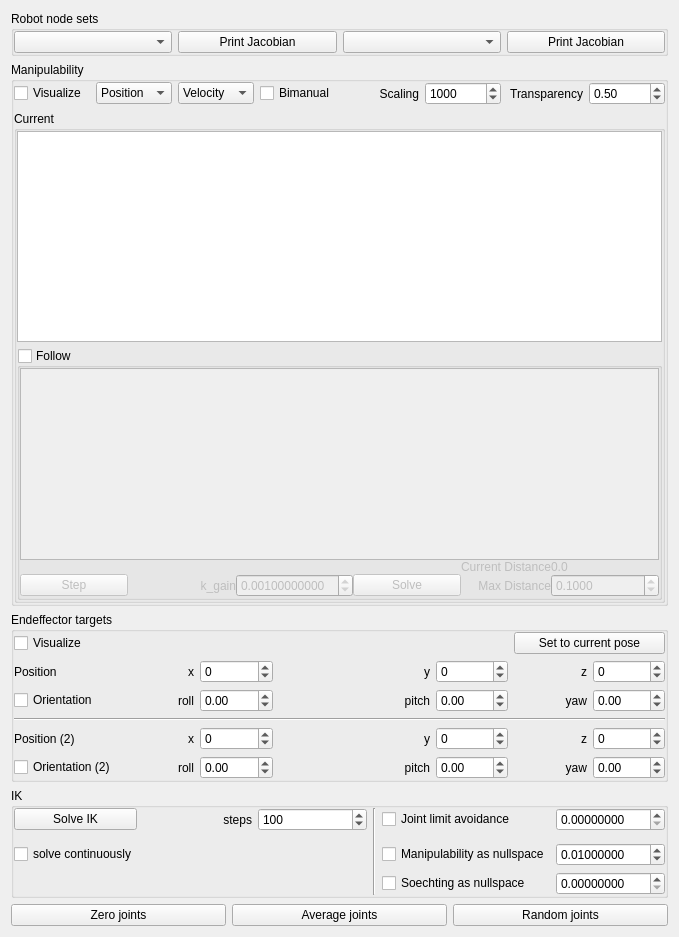
<?xml version="1.0" encoding="UTF-8"?>
<ui version="4.0">
 <class>DiffIKWidget</class>
 <widget class="QWidget" name="DiffIKWidget">
  <property name="geometry">
   <rect>
    <x>0</x>
    <y>0</y>
    <width>679</width>
    <height>937</height>
   </rect>
  </property>
  <property name="windowTitle">
   <string>Form</string>
  </property>
  <layout class="QVBoxLayout" name="verticalLayout">
   <item>
    <widget class="QGroupBox" name="groupBox">
     <property name="title">
      <string>Robot node sets</string>
     </property>
     <layout class="QHBoxLayout" name="horizontalLayout_2">
      <property name="leftMargin">
       <number>0</number>
      </property>
      <property name="topMargin">
       <number>0</number>
      </property>
      <property name="rightMargin">
       <number>0</number>
      </property>
      <property name="bottomMargin">
       <number>0</number>
      </property>
      <item>
       <widget class="QComboBox" name="comboBoxRNS"/>
      </item>
      <item>
       <widget class="QPushButton" name="printJacobianButton">
        <property name="text">
         <string>Print Jacobian</string>
        </property>
       </widget>
      </item>
      <item>
       <widget class="QComboBox" name="comboBoxRNS2"/>
      </item>
      <item>
       <widget class="QPushButton" name="printJacobian2Button">
        <property name="text">
         <string>Print Jacobian</string>
        </property>
       </widget>
      </item>
     </layout>
    </widget>
   </item>
   <item>
    <widget class="QGroupBox" name="manipulabilityBox">
     <property name="title">
      <string>Manipulability</string>
     </property>
     <layout class="QVBoxLayout" name="verticalLayout_4">
      <property name="leftMargin">
       <number>0</number>
      </property>
      <property name="topMargin">
       <number>0</number>
      </property>
      <property name="rightMargin">
       <number>0</number>
      </property>
      <property name="bottomMargin">
       <number>0</number>
      </property>
      <item>
       <layout class="QHBoxLayout" name="horizontalLayout">
        <item>
         <widget class="QCheckBox" name="checkBoxVisManip">
          <property name="text">
           <string>Visualize</string>
          </property>
         </widget>
        </item>
        <item>
         <widget class="QComboBox" name="comboBoxManip">
          <item>
           <property name="text">
            <string>Position</string>
           </property>
          </item>
          <item>
           <property name="text">
            <string>Rotation</string>
           </property>
          </item>
          <item>
           <property name="text">
            <string>Whole</string>
           </property>
          </item>
         </widget>
        </item>
        <item>
         <widget class="QComboBox" name="comboBoxManipType">
          <item>
           <property name="text">
            <string>Velocity</string>
           </property>
          </item>
          <item>
           <property name="text">
            <string>Force</string>
           </property>
          </item>
         </widget>
        </item>
        <item>
         <widget class="QCheckBox" name="checkBoxBimanual">
          <property name="text">
           <string>Bimanual</string>
          </property>
         </widget>
        </item>
        <item>
         <widget class="QLabel" name="label_2">
          <property name="text">
           <string>Scaling</string>
          </property>
          <property name="alignment">
           <set>Qt::AlignRight|Qt::AlignTrailing|Qt::AlignVCenter</set>
          </property>
         </widget>
        </item>
        <item>
         <widget class="QSpinBox" name="elliosoidScaling">
          <property name="minimum">
           <number>1</number>
          </property>
          <property name="maximum">
           <number>10000</number>
          </property>
          <property name="value">
           <number>1000</number>
          </property>
         </widget>
        </item>
        <item>
         <widget class="QLabel" name="label">
          <property name="text">
           <string>Transparency</string>
          </property>
          <property name="alignment">
           <set>Qt::AlignRight|Qt::AlignTrailing|Qt::AlignVCenter</set>
          </property>
         </widget>
        </item>
        <item>
         <widget class="QDoubleSpinBox" name="ellipsoidTransparency">
          <property name="maximum">
           <double>1.000000000000000</double>
          </property>
          <property name="singleStep">
           <double>0.010000000000000</double>
          </property>
          <property name="value">
           <double>0.500000000000000</double>
          </property>
         </widget>
        </item>
       </layout>
      </item>
      <item>
       <widget class="QGroupBox" name="groupBox_3">
        <property name="title">
         <string>Current</string>
        </property>
        <layout class="QVBoxLayout" name="verticalLayout_3">
         <property name="leftMargin">
          <number>0</number>
         </property>
         <property name="topMargin">
          <number>0</number>
         </property>
         <property name="rightMargin">
          <number>0</number>
         </property>
         <property name="bottomMargin">
          <number>0</number>
         </property>
         <item>
          <widget class="QTextBrowser" name="currentManipulability"/>
         </item>
         <item>
          <widget class="QGroupBox" name="followBox">
           <property name="title">
            <string>Follow</string>
           </property>
           <property name="checkable">
            <bool>true</bool>
           </property>
           <property name="checked">
            <bool>false</bool>
           </property>
           <layout class="QVBoxLayout" name="verticalLayout_2">
            <property name="spacing">
             <number>0</number>
            </property>
            <property name="leftMargin">
             <number>0</number>
            </property>
            <property name="topMargin">
             <number>0</number>
            </property>
            <property name="rightMargin">
             <number>0</number>
            </property>
            <property name="bottomMargin">
             <number>0</number>
            </property>
            <item>
             <widget class="QTextEdit" name="followManipulability"/>
            </item>
            <item>
             <layout class="QGridLayout" name="gridLayout_2">
              <item row="1" column="0">
               <widget class="QPushButton" name="stepButton">
                <property name="text">
                 <string>Step</string>
                </property>
               </widget>
              </item>
              <item row="1" column="6">
               <widget class="QLabel" name="label_9">
                <property name="text">
                 <string>Max Distance</string>
                </property>
                <property name="alignment">
                 <set>Qt::AlignRight|Qt::AlignTrailing|Qt::AlignVCenter</set>
                </property>
               </widget>
              </item>
              <item row="1" column="5">
               <widget class="QPushButton" name="solveButton">
                <property name="text">
                 <string>Solve</string>
                </property>
               </widget>
              </item>
              <item row="0" column="7">
               <widget class="QLabel" name="currentDistance">
                <property name="sizePolicy">
                 <sizepolicy hsizetype="Preferred" vsizetype="Preferred">
                  <horstretch>0</horstretch>
                  <verstretch>0</verstretch>
                 </sizepolicy>
                </property>
                <property name="text">
                 <string>0.0</string>
                </property>
               </widget>
              </item>
              <item row="1" column="1">
               <widget class="QLabel" name="label_8">
                <property name="text">
                 <string>k_gain</string>
                </property>
                <property name="alignment">
                 <set>Qt::AlignRight|Qt::AlignTrailing|Qt::AlignVCenter</set>
                </property>
               </widget>
              </item>
              <item row="1" column="7">
               <widget class="QDoubleSpinBox" name="maxDistance">
                <property name="decimals">
                 <number>4</number>
                </property>
                <property name="maximum">
                 <double>1.000000000000000</double>
                </property>
                <property name="singleStep">
                 <double>0.010000000000000</double>
                </property>
                <property name="value">
                 <double>0.100000000000000</double>
                </property>
               </widget>
              </item>
              <item row="0" column="6">
               <widget class="QLabel" name="label_3">
                <property name="sizePolicy">
                 <sizepolicy hsizetype="Fixed" vsizetype="Preferred">
                  <horstretch>0</horstretch>
                  <verstretch>0</verstretch>
                 </sizepolicy>
                </property>
                <property name="text">
                 <string>Current Distance</string>
                </property>
                <property name="alignment">
                 <set>Qt::AlignRight|Qt::AlignTrailing|Qt::AlignVCenter</set>
                </property>
               </widget>
              </item>
              <item row="1" column="2">
               <widget class="QDoubleSpinBox" name="kGain">
                <property name="decimals">
                 <number>11</number>
                </property>
                <property name="minimum">
                 <double>0.000000000000000</double>
                </property>
                <property name="maximum">
                 <double>10.000000000000000</double>
                </property>
                <property name="singleStep">
                 <double>0.001000000000000</double>
                </property>
                <property name="value">
                 <double>0.001000000000000</double>
                </property>
               </widget>
              </item>
             </layout>
            </item>
           </layout>
          </widget>
         </item>
        </layout>
       </widget>
      </item>
     </layout>
    </widget>
   </item>
   <item>
    <widget class="QGroupBox" name="groupBox_4">
     <property name="title">
      <string>Endeffector targets</string>
     </property>
     <layout class="QGridLayout" name="gridLayout">
      <property name="leftMargin">
       <number>0</number>
      </property>
      <property name="topMargin">
       <number>0</number>
      </property>
      <property name="rightMargin">
       <number>0</number>
      </property>
      <property name="bottomMargin">
       <number>0</number>
      </property>
      <item row="2" column="3">
       <widget class="QDoubleSpinBox" name="rollTarget">
        <property name="minimum">
         <double>-10.000000000000000</double>
        </property>
        <property name="maximum">
         <double>10.000000000000000</double>
        </property>
        <property name="singleStep">
         <double>0.010000000000000</double>
        </property>
       </widget>
      </item>
      <item row="2" column="6">
       <widget class="QDoubleSpinBox" name="pitchTarget">
        <property name="minimum">
         <double>-10.000000000000000</double>
        </property>
        <property name="maximum">
         <double>10.000000000000000</double>
        </property>
        <property name="singleStep">
         <double>0.010000000000000</double>
        </property>
       </widget>
      </item>
      <item row="2" column="2">
       <widget class="QLabel" name="label_11">
        <property name="text">
         <string>roll</string>
        </property>
        <property name="alignment">
         <set>Qt::AlignRight|Qt::AlignTrailing|Qt::AlignVCenter</set>
        </property>
       </widget>
      </item>
      <item row="1" column="2">
       <widget class="QLabel" name="label_4">
        <property name="text">
         <string>x</string>
        </property>
        <property name="alignment">
         <set>Qt::AlignRight|Qt::AlignTrailing|Qt::AlignVCenter</set>
        </property>
       </widget>
      </item>
      <item row="2" column="1">
       <widget class="QCheckBox" name="checkBoxOriIK">
        <property name="text">
         <string>Orientation</string>
        </property>
       </widget>
      </item>
      <item row="4" column="2">
       <widget class="QLabel" name="label_15">
        <property name="text">
         <string>x</string>
        </property>
        <property name="alignment">
         <set>Qt::AlignRight|Qt::AlignTrailing|Qt::AlignVCenter</set>
        </property>
       </widget>
      </item>
      <item row="2" column="5">
       <widget class="QLabel" name="label_12">
        <property name="text">
         <string>pitch</string>
        </property>
        <property name="alignment">
         <set>Qt::AlignRight|Qt::AlignTrailing|Qt::AlignVCenter</set>
        </property>
       </widget>
      </item>
      <item row="5" column="7">
       <widget class="QLabel" name="label_20">
        <property name="text">
         <string>yaw</string>
        </property>
        <property name="alignment">
         <set>Qt::AlignRight|Qt::AlignTrailing|Qt::AlignVCenter</set>
        </property>
       </widget>
      </item>
      <item row="5" column="1">
       <widget class="QCheckBox" name="checkBoxOriIK2">
        <property name="text">
         <string>Orientation (2)</string>
        </property>
       </widget>
      </item>
      <item row="1" column="5">
       <widget class="QLabel" name="label_5">
        <property name="text">
         <string>y</string>
        </property>
        <property name="alignment">
         <set>Qt::AlignRight|Qt::AlignTrailing|Qt::AlignVCenter</set>
        </property>
       </widget>
      </item>
      <item row="1" column="8">
       <widget class="QDoubleSpinBox" name="zTarget">
        <property name="decimals">
         <number>0</number>
        </property>
        <property name="minimum">
         <double>-2000.000000000000000</double>
        </property>
        <property name="maximum">
         <double>2000.000000000000000</double>
        </property>
        <property name="singleStep">
         <double>25.000000000000000</double>
        </property>
       </widget>
      </item>
      <item row="1" column="3">
       <widget class="QDoubleSpinBox" name="xTarget">
        <property name="decimals">
         <number>0</number>
        </property>
        <property name="minimum">
         <double>-2000.000000000000000</double>
        </property>
        <property name="maximum">
         <double>2000.000000000000000</double>
        </property>
        <property name="singleStep">
         <double>25.000000000000000</double>
        </property>
       </widget>
      </item>
      <item row="5" column="2">
       <widget class="QLabel" name="label_16">
        <property name="text">
         <string>roll</string>
        </property>
        <property name="alignment">
         <set>Qt::AlignRight|Qt::AlignTrailing|Qt::AlignVCenter</set>
        </property>
       </widget>
      </item>
      <item row="4" column="5">
       <widget class="QLabel" name="label_17">
        <property name="text">
         <string>y</string>
        </property>
        <property name="alignment">
         <set>Qt::AlignRight|Qt::AlignTrailing|Qt::AlignVCenter</set>
        </property>
       </widget>
      </item>
      <item row="2" column="8">
       <widget class="QDoubleSpinBox" name="yawTarget">
        <property name="minimum">
         <double>-10.000000000000000</double>
        </property>
        <property name="maximum">
         <double>10.000000000000000</double>
        </property>
        <property name="singleStep">
         <double>0.010000000000000</double>
        </property>
       </widget>
      </item>
      <item row="5" column="5">
       <widget class="QLabel" name="label_18">
        <property name="text">
         <string>pitch</string>
        </property>
        <property name="alignment">
         <set>Qt::AlignRight|Qt::AlignTrailing|Qt::AlignVCenter</set>
        </property>
       </widget>
      </item>
      <item row="1" column="7">
       <widget class="QLabel" name="label_6">
        <property name="text">
         <string>z</string>
        </property>
        <property name="alignment">
         <set>Qt::AlignRight|Qt::AlignTrailing|Qt::AlignVCenter</set>
        </property>
       </widget>
      </item>
      <item row="1" column="6">
       <widget class="QDoubleSpinBox" name="yTarget">
        <property name="decimals">
         <number>0</number>
        </property>
        <property name="minimum">
         <double>-2000.000000000000000</double>
        </property>
        <property name="maximum">
         <double>2000.000000000000000</double>
        </property>
        <property name="singleStep">
         <double>25.000000000000000</double>
        </property>
       </widget>
      </item>
      <item row="1" column="1">
       <widget class="QLabel" name="label_7">
        <property name="text">
         <string>Position</string>
        </property>
       </widget>
      </item>
      <item row="2" column="7">
       <widget class="QLabel" name="label_13">
        <property name="text">
         <string>yaw</string>
        </property>
        <property name="alignment">
         <set>Qt::AlignRight|Qt::AlignTrailing|Qt::AlignVCenter</set>
        </property>
       </widget>
      </item>
      <item row="4" column="7">
       <widget class="QLabel" name="label_19">
        <property name="text">
         <string>z</string>
        </property>
        <property name="alignment">
         <set>Qt::AlignRight|Qt::AlignTrailing|Qt::AlignVCenter</set>
        </property>
       </widget>
      </item>
      <item row="0" column="1">
       <widget class="QCheckBox" name="checkBoxVisTarget">
        <property name="text">
         <string>Visualize</string>
        </property>
       </widget>
      </item>
      <item row="0" column="7" colspan="2">
       <widget class="QPushButton" name="currentPoseButton">
        <property name="text">
         <string>Set to current pose</string>
        </property>
       </widget>
      </item>
      <item row="3" column="1" colspan="8">
       <widget class="Line" name="line">
        <property name="orientation">
         <enum>Qt::Horizontal</enum>
        </property>
       </widget>
      </item>
      <item row="4" column="3">
       <widget class="QDoubleSpinBox" name="xTarget2">
        <property name="decimals">
         <number>0</number>
        </property>
        <property name="minimum">
         <double>-2000.000000000000000</double>
        </property>
        <property name="maximum">
         <double>2000.000000000000000</double>
        </property>
        <property name="singleStep">
         <double>25.000000000000000</double>
        </property>
       </widget>
      </item>
      <item row="5" column="3">
       <widget class="QDoubleSpinBox" name="rollTarget2">
        <property name="minimum">
         <double>-10.000000000000000</double>
        </property>
        <property name="maximum">
         <double>10.000000000000000</double>
        </property>
        <property name="singleStep">
         <double>0.010000000000000</double>
        </property>
       </widget>
      </item>
      <item row="4" column="8">
       <widget class="QDoubleSpinBox" name="zTarget2">
        <property name="decimals">
         <number>0</number>
        </property>
        <property name="minimum">
         <double>-2000.000000000000000</double>
        </property>
        <property name="maximum">
         <double>2000.000000000000000</double>
        </property>
        <property name="singleStep">
         <double>25.000000000000000</double>
        </property>
       </widget>
      </item>
      <item row="4" column="6">
       <widget class="QDoubleSpinBox" name="yTarget2">
        <property name="decimals">
         <number>0</number>
        </property>
        <property name="minimum">
         <double>-2000.000000000000000</double>
        </property>
        <property name="maximum">
         <double>2000.000000000000000</double>
        </property>
        <property name="singleStep">
         <double>25.000000000000000</double>
        </property>
       </widget>
      </item>
      <item row="5" column="6">
       <widget class="QDoubleSpinBox" name="pitchTarget2">
        <property name="minimum">
         <double>-10.000000000000000</double>
        </property>
        <property name="maximum">
         <double>10.000000000000000</double>
        </property>
        <property name="singleStep">
         <double>0.010000000000000</double>
        </property>
       </widget>
      </item>
      <item row="5" column="8">
       <widget class="QDoubleSpinBox" name="yawTarget2">
        <property name="minimum">
         <double>-10.000000000000000</double>
        </property>
        <property name="maximum">
         <double>10.000000000000000</double>
        </property>
        <property name="singleStep">
         <double>0.010000000000000</double>
        </property>
       </widget>
      </item>
      <item row="4" column="1">
       <widget class="QLabel" name="label_21">
        <property name="text">
         <string>Position (2)</string>
        </property>
       </widget>
      </item>
     </layout>
    </widget>
   </item>
   <item>
    <widget class="QGroupBox" name="groupBox_2">
     <property name="title">
      <string>IK</string>
     </property>
     <layout class="QGridLayout" name="gridLayout_3">
      <property name="leftMargin">
       <number>0</number>
      </property>
      <property name="topMargin">
       <number>0</number>
      </property>
      <property name="rightMargin">
       <number>0</number>
      </property>
      <property name="bottomMargin">
       <number>0</number>
      </property>
      <property name="horizontalSpacing">
       <number>6</number>
      </property>
      <item row="0" column="1">
       <widget class="QLabel" name="label_10">
        <property name="text">
         <string>steps</string>
        </property>
        <property name="alignment">
         <set>Qt::AlignRight|Qt::AlignTrailing|Qt::AlignVCenter</set>
        </property>
       </widget>
      </item>
      <item row="0" column="5">
       <widget class="QDoubleSpinBox" name="jointLimitAvoidance">
        <property name="decimals">
         <number>8</number>
        </property>
        <property name="minimum">
         <double>0.000000000000000</double>
        </property>
        <property name="maximum">
         <double>1.000000000000000</double>
        </property>
        <property name="singleStep">
         <double>0.010000000000000</double>
        </property>
       </widget>
      </item>
      <item row="0" column="2">
       <widget class="QSpinBox" name="ikSteps">
        <property name="toolTip">
         <string>Set -1 to solve until reached</string>
        </property>
        <property name="minimum">
         <number>-1</number>
        </property>
        <property name="maximum">
         <number>5000</number>
        </property>
        <property name="value">
         <number>100</number>
        </property>
       </widget>
      </item>
      <item row="0" column="0">
       <widget class="QPushButton" name="solveIKButton">
        <property name="text">
         <string>Solve IK</string>
        </property>
       </widget>
      </item>
      <item row="2" column="4">
       <widget class="QCheckBox" name="checkBoxManipulabilityNullspace">
        <property name="text">
         <string>Manipulability as nullspace</string>
        </property>
       </widget>
      </item>
      <item row="2" column="5">
       <widget class="QDoubleSpinBox" name="kGainNullspace">
        <property name="decimals">
         <number>8</number>
        </property>
        <property name="maximum">
         <double>1.000000000000000</double>
        </property>
        <property name="singleStep">
         <double>0.010000000000000</double>
        </property>
        <property name="value">
         <double>0.010000000000000</double>
        </property>
       </widget>
      </item>
      <item row="0" column="3" rowspan="4">
       <widget class="Line" name="line_2">
        <property name="orientation">
         <enum>Qt::Vertical</enum>
        </property>
       </widget>
      </item>
      <item row="3" column="4">
       <widget class="QCheckBox" name="checkBoxSoechtingNullspace">
        <property name="toolTip">
         <string/>
        </property>
        <property name="text">
         <string>Soechting as nullspace</string>
        </property>
       </widget>
      </item>
      <item row="3" column="5">
       <widget class="QDoubleSpinBox" name="kSoechting">
        <property name="decimals">
         <number>8</number>
        </property>
        <property name="minimum">
         <double>0.000000000000000</double>
        </property>
        <property name="maximum">
         <double>1.000000000000000</double>
        </property>
        <property name="singleStep">
         <double>0.010000000000000</double>
        </property>
       </widget>
      </item>
      <item row="0" column="4">
       <widget class="QCheckBox" name="checkBoxJointLimitAvoidance">
        <property name="text">
         <string>Joint limit avoidance</string>
        </property>
       </widget>
      </item>
      <item row="2" column="0">
       <widget class="QCheckBox" name="checkBoxSolveContinuous">
        <property name="text">
         <string>solve continuously</string>
        </property>
       </widget>
      </item>
     </layout>
    </widget>
   </item>
   <item>
    <layout class="QHBoxLayout" name="horizontalLayout_3">
     <item>
      <widget class="QPushButton" name="resetJointValues">
       <property name="text">
        <string>Zero joints</string>
       </property>
      </widget>
     </item>
     <item>
      <widget class="QPushButton" name="setAverageJointValues">
       <property name="text">
        <string>Average joints</string>
       </property>
      </widget>
     </item>
     <item>
      <widget class="QPushButton" name="setRandomJointValues">
       <property name="text">
        <string>Random joints</string>
       </property>
      </widget>
     </item>
    </layout>
   </item>
  </layout>
 </widget>
 <resources/>
 <connections/>
</ui>
